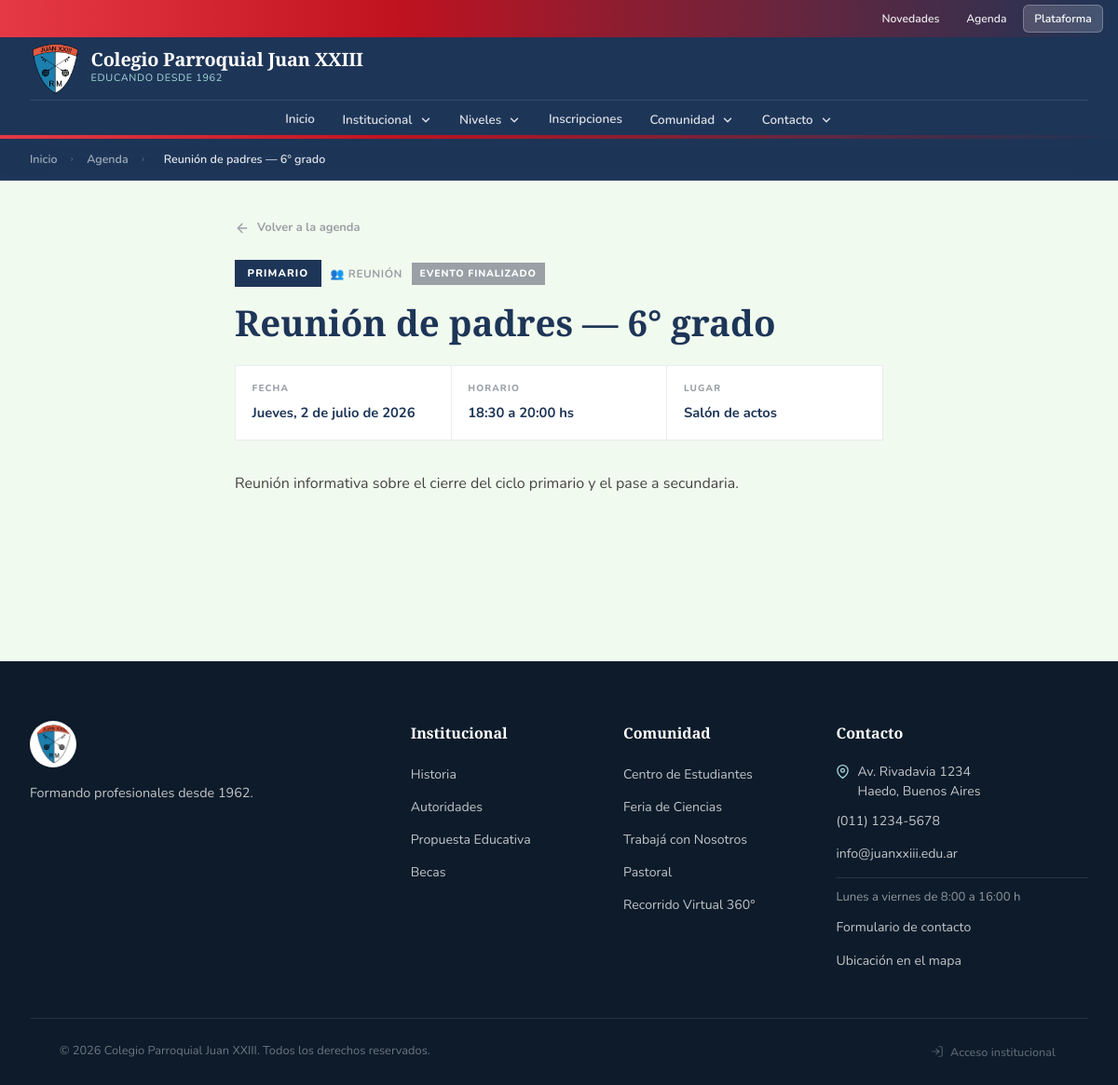
Screenshot of /evento?id=3 with the database file from the repository.
### tables this page shows
CREATE TABLE `agenda` (
  `id_evento` int(11) NOT NULL,
  `titulo` varchar(180) NOT NULL,
  `descripcion` text DEFAULT NULL,
  `etiqueta` enum('Inicial','Primario','Técnica','Orientada','Global') NOT NULL DEFAULT 'Global',
  `tipo` enum('Acto','Formulario','Reunión','Examen','Feriado','Inscripción','Otro') NOT NULL DEFAULT 'Otro',
  `fecha_evento` date NOT NULL,
  `hora_inicio` time DEFAULT NULL,
  `hora_fin` time DEFAULT NULL,
  `lugar` varchar(180) DEFAULT NULL,
  `enlace` varchar(255) DEFAULT NULL,
  `id_usuario` int(11) NOT NULL,
  `created_at` datetime NOT NULL DEFAULT current_timestamp()
);

### evento.php (the view, shortened to what this page needs)
<?php
$pdo = db();
$id = filter_input(INPUT_GET, 'id', FILTER_VALIDATE_INT);
$stmt = $pdo->prepare("
    SELECT a.id_evento, a.titulo, a.descripcion, a.etiqueta, a.tipo,
           a.fecha_evento, a.hora_inicio, a.hora_fin, a.lugar, a.enlace,
           CONCAT(u.nombre, ' ', u.apellido) AS autor
    FROM agenda a
    JOIN usuarios u ON u.id_usuario = a.id_usuario
    WHERE a.id_evento = ?
");
$stmt->execute([$id]);
$ev = $stmt->fetch();
function etiqueta_color(string $e): string {
    return match($e) {
        'Inicial'   => '#E63946',
        'Primario'  => '#1D3557',
        'Secundario'=> '#2a9d8f',
        'Técnica'   => '#0d1b2a',
        'Orientada' => '#457B9D',
        'Global'    => '#6d6875',
        default     => '#888',
    };
}
function tipo_icono(string $t): string {
    return match($t) {
        'Acto'        => '🎤',
        'Formulario'  => '📝',
        'Reunión'     => '👥',
        'Examen'      => '📚',
        'Feriado'     => '🏖',
        'Inscripción' => '🗂',
        default       => '📌',
    };
}
function fecha_larga(string $fecha): string {
    $dias  = ['Domingo','Lunes','Martes','Miércoles','Jueves','Viernes','Sábado'];
    $meses = ['', 'enero','febrero','marzo','abril','mayo','junio',
              'julio','agosto','septiembre','octubre','noviembre','diciembre'];
    $t = strtotime($fecha);
    return $dias[(int)date('w',$t)] . ', ' . date('j', $t) . ' de ' . $meses[(int)date('n', $t)] . ' de ' . date('Y', $t);
}
function rango_horario(?string $ini, ?string $fin): string {
    $h = substr($ini, 0, 5);
    if ($fin) $h .= ' a ' . substr($fin, 0, 5);
    return $h . ' hs';
}
$color  = etiqueta_color($ev['etiqueta']);
$es_pasado = $ev['fecha_evento'] < date('Y-m-d');
require __DIR__ . '/partials/header.php';
?>
<div class="breadcrumb">
  <a href="./">Inicio</a>
  <span class="breadcrumb-sep">›</span>
  <a href="agenda">Agenda</a>
  <span class="breadcrumb-sep">›</span>
  <span class="breadcrumb-current"><?= htmlspecialchars($ev['titulo']) ?></span>
</div>
<div class="ev-wrap">
  <a href="agenda" class="btn-volver">
    <svg viewBox="0 0 24 24"><line x1="19" y1="12" x2="5" y2="12"/><polyline points="12 19 5 12 12 5"/></svg>
    Volver a la agenda
  </a>
  <div class="ev-top">
    <span class="ev-badge" style="background:<?= $color ?>"><?= htmlspecialchars($ev['etiqueta']) ?></span>
    <span class="ev-tipo-tag"><?= tipo_icono($ev['tipo']) ?> <?= htmlspecialchars($ev['tipo']) ?></span>
    <?php if ($es_pasado): ?><span class="ev-pasado-tag">Evento finalizado</span><?php endif; ?>
  </div>
  <h1 class="ev-title"><?= htmlspecialchars($ev['titulo']) ?></h1>
  <div class="ev-summary">
    <div class="ev-summary-item">
      <div class="lbl">Fecha</div>
      <div class="val"><?= fecha_larga($ev['fecha_evento']) ?></div>
    </div>
    <div class="ev-summary-item">
      <div class="lbl">Horario</div>
      <div class="val"><?= rango_horario($ev['hora_inicio'], $ev['hora_fin']) ?></div>
    </div>
    <?php if (!empty($ev['lugar'])): ?>
    <div class="ev-summary-item">
      <div class="lbl">Lugar</div>
      <div class="val"><?= htmlspecialchars($ev['lugar']) ?></div>
    </div>
    <?php endif; ?>
  </div>
  <?php if (!empty($ev['descripcion'])): ?>
    <div class="ev-desc"><?= htmlspecialchars($ev['descripcion']) ?></div>
  <?php endif; ?>
</div>
<?php require __DIR__ . '/partials/footer.php';

### assets/css/styles.css (style rules this page uses)
*, *::before, *::after { box-sizing: border-box; margin: 0; padding: 0; }
:root { --red: #E63946; --red-dark: #c1121f; --blue-dark: #1D3557; --blue-mid: #457B9D; --blue-light:#A8DADC; --white: #F1FAEE; --gray-100: #f8f9fa; --gray-200: #e9ecef; --gray-500: #9aa0a6; --text: #1a1a2e; --font-display: 'Playfair Display', Georgia, serif; --font-body: 'Nunito', sans-serif; --radius: 12px; --radius-lg: 24px; --shadow-sm: 0 2px 8px rgba(29,53,87,.10); --shadow-md: 0 8px 32px rgba(29,53,87,.15); --shadow-lg: 0 20px 60px rgba(29,53,87,.20); --transition: .3s cubic-bezier(.4,0,.2,1); }
html { scroll-behavior: smooth; touch-action: manipulation; }
body { font-family: var(--font-body); color: var(--text); background: var(--white); line-height: 1.7; overflow-x: hidden; }
a { text-decoration: none; color: inherit; }
.breadcrumb { max-width: 1200px; margin: 0 auto; padding: 1rem 2rem 0; font-size: .82rem; color: var(--gray-500); }
.breadcrumb a { color: var(--blue-mid); font-weight: 600; }
.breadcrumb span { margin: 0 .4rem; }
.breadcrumb { font-size: .82rem; }

### rows the page displays
agenda: titulo "Reunión de padres — 6° grado", etiqueta "PRIMARIO", tipo "👥", tipo "REUNIÓN", fecha_evento "Jueves, 2 de julio de 2026", rango_horario($ev['hora_inicio'], $ev['hora_fin']) "18:30 a 20:00 hs", lugar "Salón de actos", descripcion "Reunión informativa sobre el cierre del ciclo primario y el pase a secundaria."

### other values shown
cfg_e('nombre_colegio') "Colegio Parroquial Juan XXIII"
cfg_e('lema') "EDUCANDO DESDE 1962"
$seccion['titulo'] "Institucional"
$seccion['titulo'] "Niveles"
$seccion['titulo'] "Inscripciones"
$seccion['titulo'] "Comunidad"
$seccion['titulo'] "Contacto"
cfg_e('pie_descripcion') "Formando profesionales desde 1962."
cfg_e('direccion') "Av. Rivadavia 1234"
cfg_e('localidad') "Haedo, Buenos Aires"
cfg_e('telefono') "(011) 1234-5678"
cfg_e('email') "info@juanxxiii.edu.ar"
cfg_e('horario_atencion') "Lunes a viernes de 8:00 a 16:00 h"
